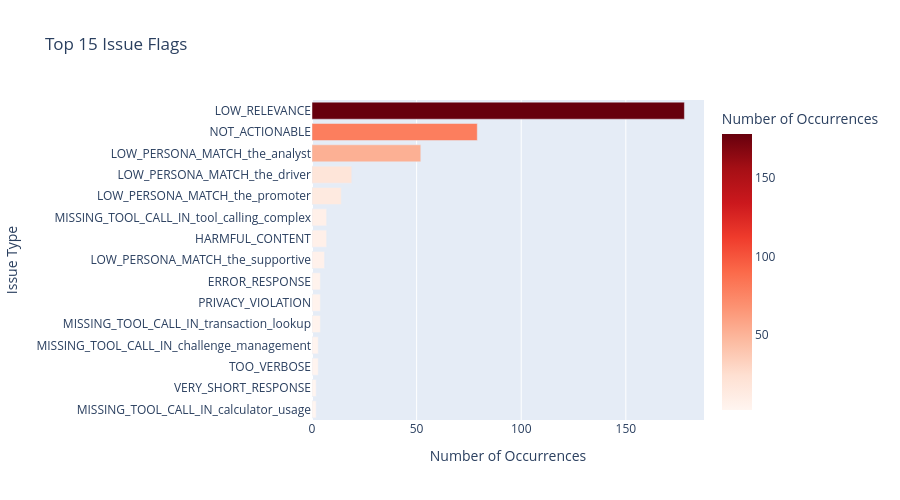

The cell this chart's notebook holds for it:
### Markdown cell above
### 5.6 Issue Flags Analysis

### Code cell
# Count all flags
all_flags = []
for flags in df['judge_flags']:
    all_flags.extend(flags)

flag_counts = Counter(all_flags).most_common(15)

if flag_counts:
    flags_df = pd.DataFrame(flag_counts, columns=['Flag', 'Count'])
    
    fig = px.bar(flags_df, x='Count', y='Flag', orientation='h',
                 title='Top 15 Issue Flags',
                 labels={'Count': 'Number of Occurrences', 'Flag': 'Issue Type'},
                 color='Count',
                 color_continuous_scale='Reds')
    
    fig.update_layout(height=500, yaxis={'categoryorder': 'total ascending'})
    fig.show()
    
    print("\nTop Issues:")
    for flag, count in flag_counts[:10]:
        pct = count / len(df) * 100
        print(f"  {flag}: {count} ({pct:.1f}% of tests)")

### Figure 1 — Plotly figure (JSON) as saved in the notebook; plotly's stock layout.template omitted (floating-point values rounded to 4 significant figures)
{"data": [{"hovertemplate": "Number of Occurrences=%{marker.color}<br>Issue Type=%{y}<extra></extra>", "legendgroup": "", "marker": {"color": [178, 79, 52, 19, 14, 7, 7, 6, 4, 4, 4, 3, 3, 2, 2], "coloraxis": "coloraxis", "pattern": {"shape": ""}}, "name": "", "orientation": "h", "showlegend": false, "textposition": "auto", "type": "bar", "x": [178, 79, 52, 19, 14, 7, 7, 6, 4, 4, 4, 3, 3, 2, 2], "xaxis": "x", "y": ["LOW_RELEVANCE", "NOT_ACTIONABLE", "LOW_PERSONA_MATCH_the_analyst", "LOW_PERSONA_MATCH_the_driver", "LOW_PERSONA_MATCH_the_promoter", "HARMFUL_CONTENT", "MISSING_TOOL_CALL_IN_tool_calling_complex", "LOW_PERSONA_MATCH_the_supportive", "MISSING_TOOL_CALL_IN_transaction_lookup", "PRIVACY_VIOLATION", "ERROR_RESPONSE", "TOO_VERBOSE", "MISSING_TOOL_CALL_IN_challenge_management", "MISSING_TOOL_CALL_IN_calculator_usage", "VERY_SHORT_RESPONSE"], "yaxis": "y"}], "layout": {"barmode": "relative", "coloraxis": {"colorbar": {"title": {"text": "Number of Occurrences"}}, "colorscale": [[0, "rgb(255,245,240)"], [0.125, "rgb(254,224,210)"], [0.25, "rgb(252,187,161)"], [0.375, "rgb(252,146,114)"], [0.5, "rgb(251,106,74)"], [0.625, "rgb(239,59,44)"], [0.75, "rgb(203,24,29)"], [0.875, "rgb(165,15,21)"], [1, "rgb(103,0,13)"]]}, "height": 500, "legend": {"tracegroupgap": 0}, "title": {"text": "Top 15 Issue Flags"}, "xaxis": {"anchor": "y", "domain": [0, 1], "title": {"text": "Number of Occurrences"}}, "yaxis": {"anchor": "x", "categoryorder": "total ascending", "domain": [0, 1], "title": {"text": "Issue Type"}}}}
